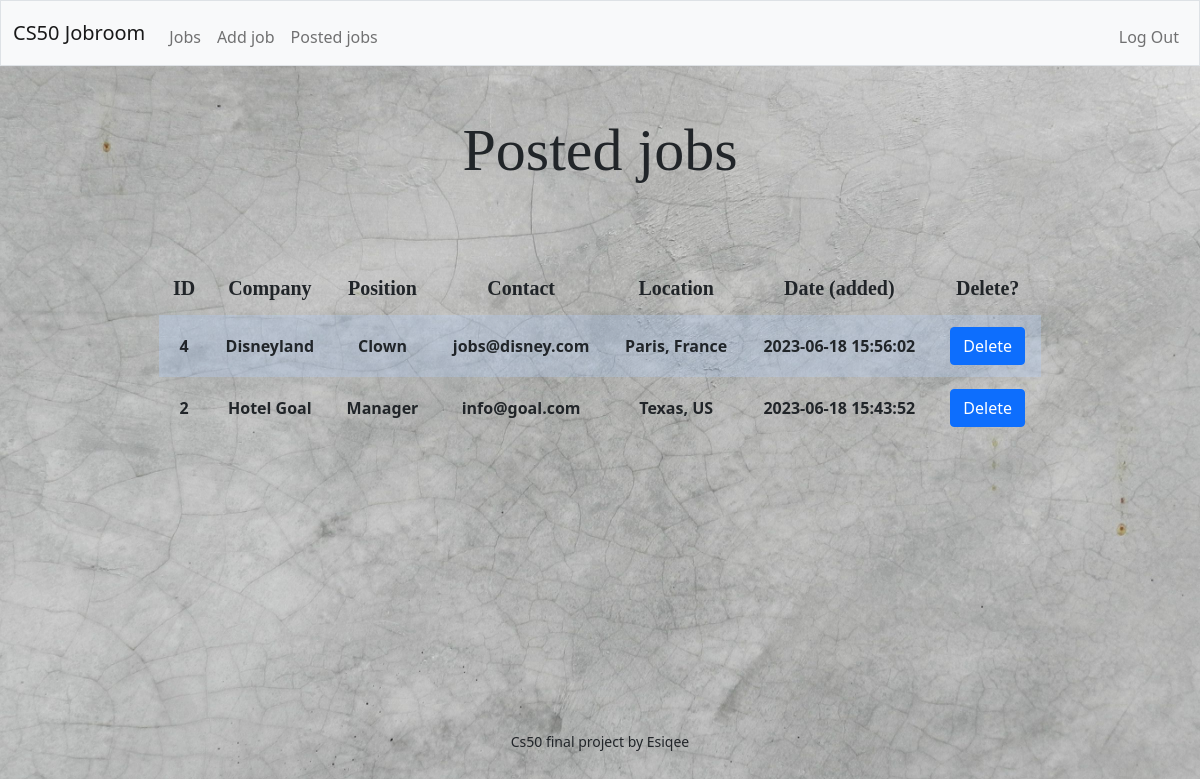
The page /posted (signed in) on the database its author committed.
### tables this page shows
CREATE TABLE 'jobs' ('id' INTEGER PRIMARY KEY AUTOINCREMENT NOT NULL, 'user_id' INTEGER, 'company' TEXT, 'position' TEXT, 'contact' TEXT, 'location' TEXT, 'date'  DATETIME DEFAULT CURRENT_TIMESTAMP  );

### app.py (the view)
@app.route("/posted", methods=["GET", "POST"])
@login_required
def posted():
    user_id = session["user_id"]
    if request.method == "POST":
        id = request.form.get('id')
        db.execute("DELETE FROM jobs WHERE id = ?", (id,))
        return redirect("/jobs")
    else:
        dbinfo = db.execute("SELECT company, position, contact, date, location, id FROM jobs WHERE user_id = ? ORDER BY date DESC", user_id)
        return render_template("posted.html", dbinfo=dbinfo)

### helpers.py (called while the page is built)
def login_required(f):
    @wraps(f)
    def decorated_function(*args, **kwargs):
        if session.get("user_id") is None:
            return redirect("/login")
        return f(*args, **kwargs)
    return decorated_function

### templates/posted.html (shortened to what this page needs)
{% extends "layout.html" %}
{% block main %}
<h1 style="font-family: 'Comic Sans MS', cursive; font-size: 60px; margin-bottom: 75px;">Posted jobs</h1>
<div class="section">
    <table>
        <thead>
            <tr>
                <th style="font-family: 'Comic Sans MS', cursive; font-size: 20px;">ID</th>
                <th style="font-family: 'Comic Sans MS', cursive; font-size: 20px;">Company</th>
                <th style="font-family: 'Comic Sans MS', cursive; font-size: 20px;">Position</th>
                <th style="font-family: 'Comic Sans MS', cursive; font-size: 20px;">Contact</th>
                <th style="font-family: 'Comic Sans MS', cursive; font-size: 20px;">Location</th>
                <th style="font-family: 'Comic Sans MS', cursive; font-size: 20px;">Date (added)</th>
                <th style="font-family: 'Comic Sans MS', cursive; font-size: 20px;">Delete?</th>
            </tr>
        </thead>
        <tbody>
            {% for row in dbinfo %}
                <tr>
                    <td>{{ row["id"] }}</td>
                    <td>{{ row["company"] }}</td>
                    <td>{{ row["position"] }}</td>
                    <td>{{ row["contact"] }}</td>
                    <td>{{ row["location"]  }}</td>
                    <td>{{ row["date"]  }}</td>
                    <td>
                        <form action="/posted" method="POST">
                            <button class="btn btn-primary" type="submit">Delete</button>
                        </form>
                    </td>
                </tr>
            {% endfor %}
        </tbody>
    </table>
</div>
{% endblock %}

### static/styles.css (style rules this page uses)
html, body { height: 100%; margin: 0; background-image: url("BG.jpg"); background-repeat: no-repeat; background-attachment: fixed; background-size: 100% 100%; display: flex; flex-direction: column; }
table { background-color: transparent; margin-bottom: 1rem; width: 75%; margin-left: auto; margin-right: auto; }
table th, table td { padding: 0.75rem; vertical-align: middle; font-weight: bold; }
tbody tr:nth-of-type(odd) { background-color: rgba(179, 208, 255, 0.3); }

### rows shown on the page
jobs: id "4", company "Disneyland", position "Clown", contact "jobs@disney.com", location "Paris, France", date "2023-06-18 15:56:02"
jobs: id "2", company "Hotel Goal", position "Manager", contact "info@goal.com", location "Texas, US", date "2023-06-18 15:43:52"
